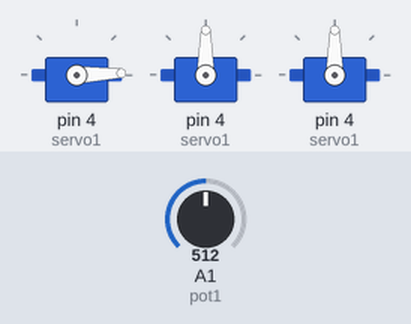
Bench run of a sketch on a simulated Arduino Uno, built with avr-gcc and run on an emulated ATmega328P. Parts: 3 × servo. The test bench sets the inputs (shaded band); at power-on: A1 (pot1) = 512.

Above: at 0.79 s.
1.3 s: A1 (pot1) set to 306
4.3 s: A1 (pot1) set to 122
7.3 s: A1 (pot1) set to 900
10.3 s: A1 (pot1) set to 1023
At 10.8 s:
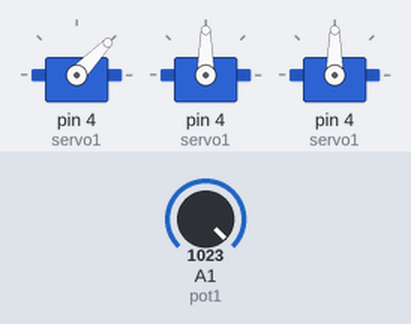
At 11.76 s:
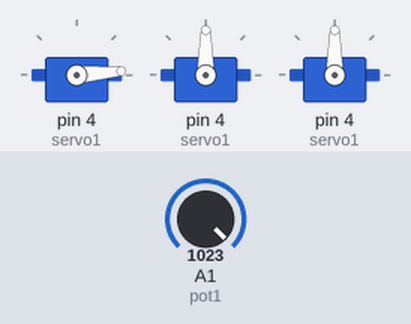
13.3 s: A1 (pot1) set to 511
Timing chart, 0 to 17.3 s (numbered marks = the images above; inputs shaded):
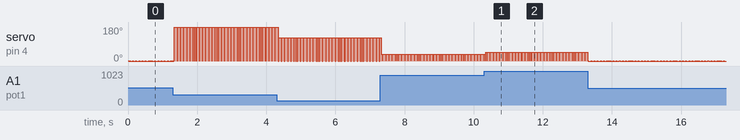

Measured:
- by itself, servo on pin 4 (servo1): alternates 2° for 0.02 s and 0° for 0.08 s

The sketch:

ARM.ino
```cpp
#include <Servo.h>

Servo servo1;// create servo object to control a servo at shoulder
Servo servo2;// create servo object to control a servo at elbow
Servo servo3;// create servo object to control a servo at wrist

int pot1 = A1;  // analog pin used to connect the potentiometer at shoulder
int pot2 = A2;  // analog pin used to connect the potentiometer at elbow
int pot3 = A3;  // analog pin used to connect the potentiometer at wrist
int val1;    // variable to read the shoulder position
int val2;    // variable to read the elbow position
int val3;    // variable to read the wrist position
void setup()
{
  servo1.attach(4);  // attaches the servo on pin 4 to the servo object
  servo2.attach(4);  // attaches the servo on pin 4 to the servo object
  servo3.attach(4);  // attaches the servo on pin 4 to the servo object
}

void loop()
{
  val1 = analogRead(pot1);
  val2 = analogRead(pot1);
  val3 = analogRead(pot1);
  val1 = map(val1, 0, 1023, 0, 179);
  val1 = map(val1, 0, 1023, 0, 179);
  val1 = map(val1, 0, 1023, 0, 179);
  servo1.write(val1);
  delay(15);
  servo1.write(val2);
  delay(15);
  servo1.write(val3);
  delay(15);
}
```
